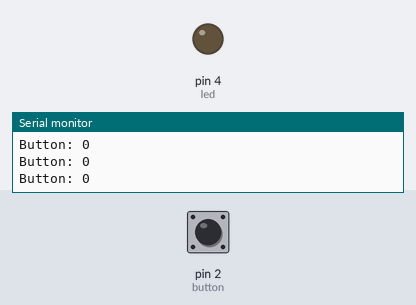
Simulated run of this sketch. Board: Arduino Uno, built with avr-gcc and run on an emulated ATmega328P. Shown: output pins drawn as LEDs (lit = HIGH), the last lines printed to the serial monitor. The inputs (shaded band) are chosen by the test bench; at power-on: pin 2 (button) LOW.

Above: at 1.2 s.
1.3 s: pin 2 (button) pulled HIGH for 0.15 s
At 1.39 s:
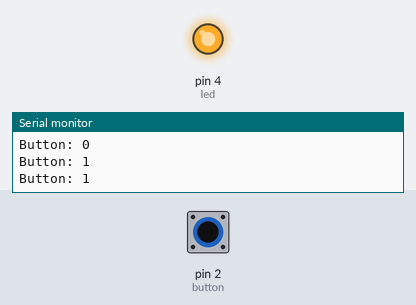
2.9 s: pin 2 (button) pulled HIGH for 3.2 s
At 7.1 s:
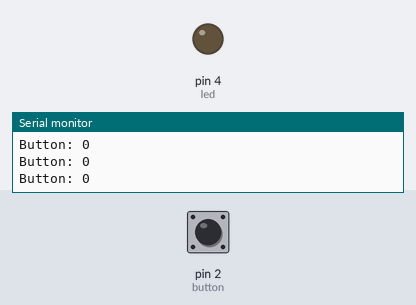
Timing chart, 0 to 8.6 s (numbered marks = the images above; inputs shaded):
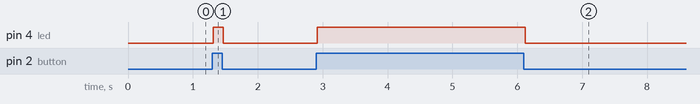

The sketch:

sketch_sep13a.ino
```cpp
 /*

 * Button

 *

 * Turns on and off a light emitting diode(LED) connected to digital pin 4,

 * when pressing a pushbutton attached to pin 2.

 * The circuit:

 *  - Button terminal 1a connected in series with a 10kOhm resistor to GND

 *  - Button terminal 1b connected to pin 2

 *  - LED cathode connected in series with a 220 Ohm resistor to GND

 *  - LED anode connected to pin 4

 *

 * created 11 sep 2020

 * by Colin Vinson

 * modified 12 sep 2021

 *

 * https://www.arduino.cc/en/Tutorial/BuiltInExamples/Button

*/


// define Arduino pins. NOTE:Constant data type will not change.

const int led =  4;  // the number of the LED pin

const int button = 2;  // the number of the pushbutton pin


// define global variables

int buttonState = 0;  // variable for reading the pushbutton status


void setup(){

  // initialize the LED pin as an output

  pinMode(led, OUTPUT);

  // initialize the pushbutton pin as an input

  pinMode(button, INPUT);

  Serial.begin (9600);

}


void loop(){

  // read the state of the pushbutton value

  buttonState = digitalRead(button); //HIGH = button depressed

Serial.print ("Button: ");
Serial.println(buttonState);


  // check if the pushbutton is pressed. If buttonState is HIGH, turn on LED

  if (buttonState == HIGH){

    digitalWrite(led, HIGH); // turn LED on

  }

  else{

    digitalWrite(led, LOW);  // turn LED off:

  }

}
```

Measured:
- after the input at 1.3 s, pin 4 (led): LOW → HIGH at once, → LOW 0.15 s later
- after the input at 2.9 s, pin 4 (led): LOW → HIGH at once, → LOW 3.2 s later
